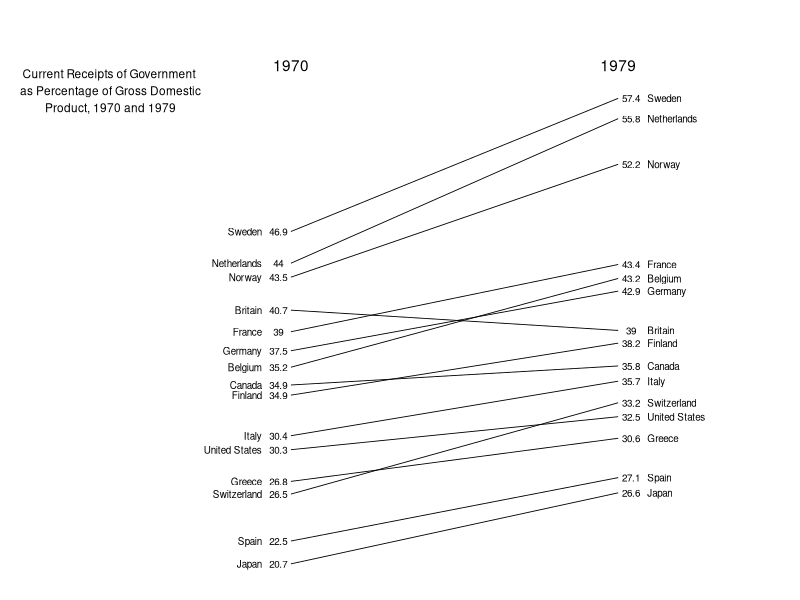
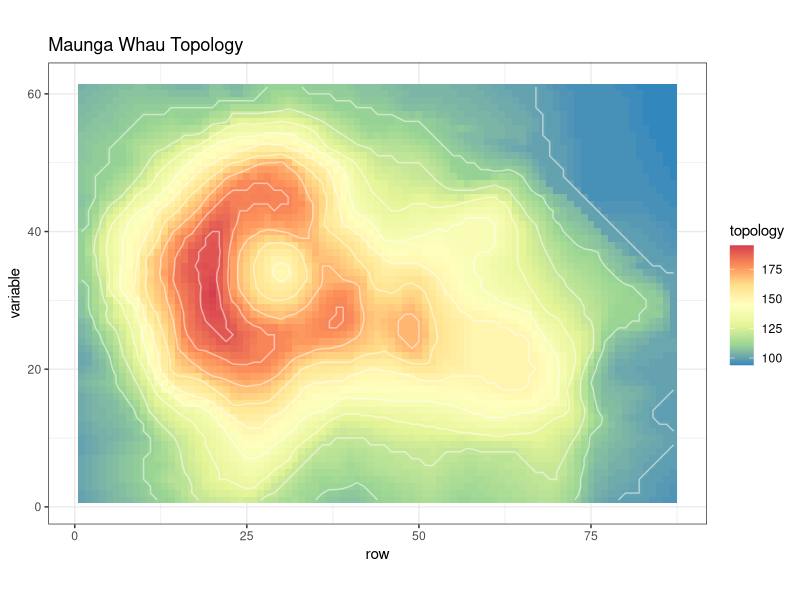
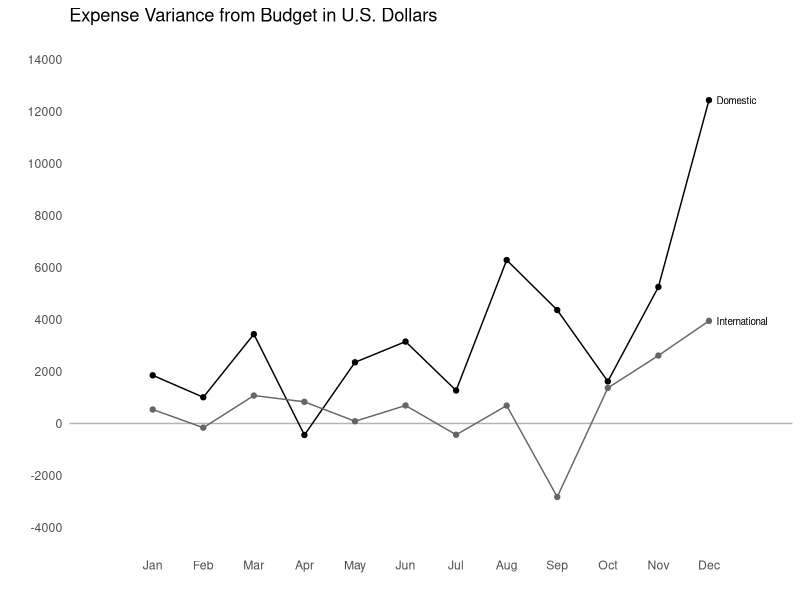
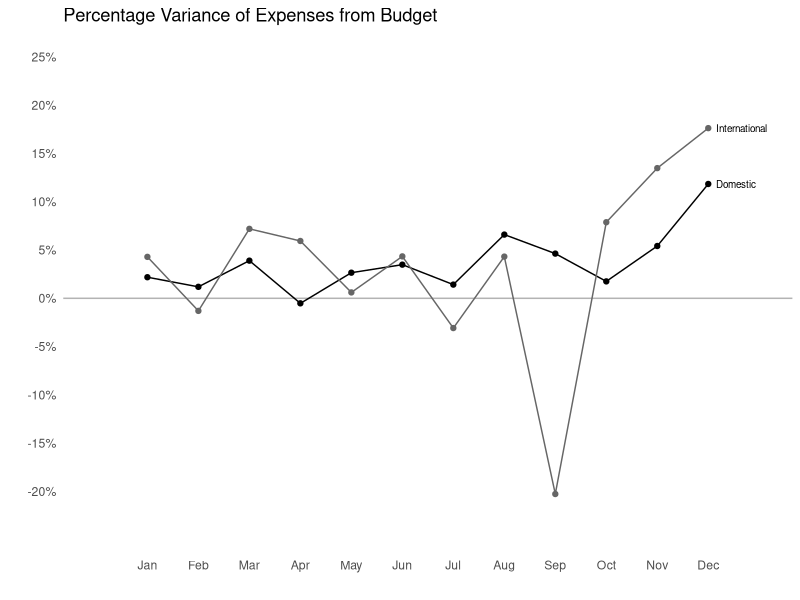

Reproduce these figures in R, in order.
## ---- chunk 1
knitr::opts_chunk$set(echo = TRUE, warning = FALSE, message = FALSE, 
                      fig.show = "hold")
library(tidyverse)
library(ggrepel)
rm(list = ls())
## ---- chunk 2
tax <- tribble(
  ~ Country,     ~ `1970`, ~ `1979`,
  "Sweden",          46.9,     57.4,
  "Netherlands",     44.0,     55.8,
  "Norway",          43.5,     52.2,
  "Britain",         40.7,     39.0,
  "France",          39.0,     43.4,
  "Germany",         37.5,     42.9,
  "Belgium",         35.2,     43.2,
  "Canada",          34.9,     35.8,
  "Finland",         34.9,     38.2,
  "Italy",           30.4,     35.7,
  "United States",   30.3,     32.5,
  "Greece",          26.8,     30.6,
  "Switzerland",     26.5,     33.2,
  "Spain",           22.5,     27.1,
  "Japan",           20.7,     26.6
)

tidytax <- tax %>% 
  gather(`1970`, `1979`, key = "year", value = "GDP", convert = T)
## ---- chunk 3
tidytax$adj <- c(46.9, 44.4, 43.3, 40.7, 39.0, 37.5, 36.2, 34.8, 34.0, 30.8, 29.7, 27.2, 26.2, 22.5, 20.7, 57.4, 55.8, 52.2, 39.1, 44.3, 42.2, 43.2, 36.3, 38.1, 35.1, 32.3, 30.6, 33.4, 27.5, 26.3)
ggplot(tidytax)+
  geom_line(aes(x = year, y = adj, group = Country), size = .3)+
  theme_void()+
  xlab("")+
  ylab("")+
  scale_y_continuous(limits = c(20, 63))+
  scale_x_continuous(limits = c(1963, 1983))+
  geom_text(data = filter(tidytax, year == 1970),
                  aes(x = year, y = adj, label = Country),
                  nudge_x = -.8, hjust = 1, size = 2.5)+
  geom_text(data = filter(tidytax, year == 1970), 
                  aes(x = year, y = adj, label = GDP), 
                  nudge_x=-.35,size = 2.5)+
  geom_text(data = filter(tidytax, year == 1979), 
                  aes(x = year, y = adj, label = Country), size = 2.5,
                  nudge_x = 0.8, hjust = 0)+
  geom_text(data = filter(tidytax, year == 1979), 
                  aes(x = year, y = adj, label = GDP),
                  nudge_x = 0.35, size = 2.5)+
  annotate("text", x = c(1970, 1979), y = 60, 
           label = c("1970", "1979"))+
  annotate("text", x = 1965, y = 58, 
    label = "Current Receipts of Government\n as Percentage of Gross Domestic\n Product, 1970 and 1979", 
    size = 3)
## ---- chunk 4
volcano_tbl <- as_tibble(volcano)
colnames(volcano_tbl) <- 1:ncol(volcano) 
volcano_tbl$row <- 1:nrow(volcano_tbl)

volcano_tbl_new <- gather(volcano_tbl,variable,topology,-row,convert = TRUE)
ggplot(volcano_tbl_new, aes(x=row, y=variable,z=topology,fill=topology))  + 
  geom_tile() + 
  coord_equal() +
  geom_contour(color = "white", alpha = 0.5) + 
  scale_fill_distiller(palette="Spectral", na.value="white") + 
  theme_bw() +
  labs(title = "Maunga Whau Topology")
## ---- chunk 5
budget <- tribble(
  ~ Expenses,             ~ Jan, ~ Feb, ~ Mar, ~ Apr, ~ May, ~ Jun, ~ Jul, ~ Aug, ~ Sep, ~ Oct, ~ Nov, ~ Dec,
  "Domestic Actual",      84853, 84838, 88103, 85072, 88723, 90384, 89374, 95273, 94239, 92394, 96934, 105034,
  "Domestic Budget",      83000, 83830, 84668, 85515, 86370, 87234, 88106, 88987, 89877, 90776, 91684, 92600,
  "International Actual", 12538, 12438, 14934, 14033, 13945, 15938, 14086, 15934, 13945, 17338, 19384, 22394,
  "International Budget", 12000, 12600, 13860, 13200, 13860, 15246, 14520, 15246, 16771, 15972, 16771, 18448
)

budget_new <- gather(budget,variable,value,-Expenses)

a <- subset(budget_new,Expenses=="Domestic Actual")$value
b <- subset(budget_new,Expenses=="Domestic Budget")$value
c <- subset(budget_new,Expenses=="International Actual")$value
d <- subset(budget_new,Expenses=="International Budget")$value

Domestic_difference <- a-b
International_difference <- c-d
Domestic_proportion <- (a-b)/a
International_proportion <- (c-d)/c
Month <- factor(subset(budget_new, Expenses=="Domestic Actual")$variable, levels=c("Jan","Feb","Mar","Apr","May","Jun","Jul","Aug","Sep",
                                                "Oct","Nov","Dec"))

budget_diff <- tibble(Domestic_difference,International_difference,
                      Domestic_proportion,International_proportion,Month)
budget_diff_new<- gather(budget_diff[c(1,2,5)],key="Type1",
                         value="Difference",Domestic_difference,
                         International_difference,-Month) %>%
                        mutate(Type=gsub("_.*","",Type1))

ggplot(budget_diff_new,aes(x=Month,y=Difference,group=Type))+
  geom_hline(yintercept=0,color="grey70")+
  geom_line(aes(colour=Type))+
  theme_minimal()+
  geom_point(aes(colour=Type))+ylab("")+xlab("")+
  scale_y_continuous(breaks = seq(-4000,14000,2000),
                     limits=c(-4100,14100)) +
  geom_text(data = filter(budget_diff_new, Month == "Dec"), 
                  aes(x = Month, y = Difference, label = Type),
                  nudge_x = 0.15, hjust = 0, size = 2.5)+
  scale_x_discrete(expand=c(.15,0))+
  scale_color_manual(values=c( "black","grey40"))+
  theme(legend.position="none",
        panel.grid.major = element_blank(), 
        panel.grid.minor = element_blank())+
  labs(title = "Expense Variance from Budget in U.S. Dollars")

budget_diff2 <- gather(budget_diff[c(3,4,5)],key="Type1",
                       value="Difference",Domestic_proportion,
                                 International_proportion,-Month) %>%
                        mutate(Type=gsub("_.*","",Type1))

ggplot(budget_diff2,aes(x=Month,y=Difference,group=Type))+
  geom_hline(yintercept=0,color="grey70")+
  geom_line(aes(colour=Type))+
  theme_minimal()+
  geom_point(aes(colour=Type))+ylab("")+xlab("")+
  scale_y_continuous(labels=scales::percent, 
                     breaks = seq(-.2,.25,.05),
                     limits=c(-.24,.25)) +
  geom_text(data = filter(budget_diff2, Month == "Dec"), 
                  aes(x = Month, y = Difference, label = Type),
                  nudge_x = 0.15, hjust = 0, size = 2.5)+
  scale_x_discrete(expand=c(.15,0))+
  scale_color_manual(values=c( "black","grey40"))+
  theme(legend.position="none",
        panel.grid.major = element_blank(), 
        panel.grid.minor = element_blank())+
  labs(title = "Percentage Variance of Expenses from Budget")
